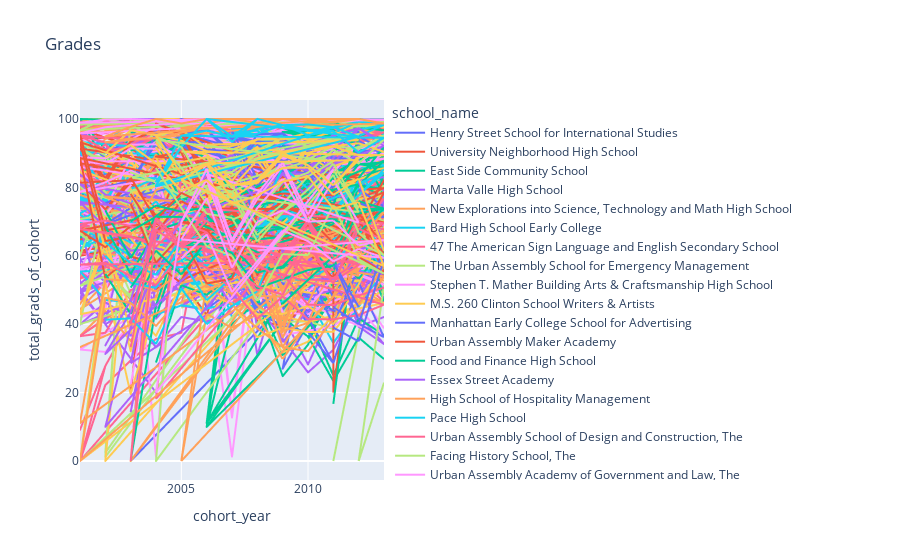

Notebook code cell kept with this figure:
### Code cell
fig = px.line(data, x="cohort_year", y="total_grads_of_cohort", title='Grades',color='school_name')
fig.show()


widgets.Dropdown(
    options=list(data['school_name'].unique()),
    description='Choose School:',
    disabled=False,
)
